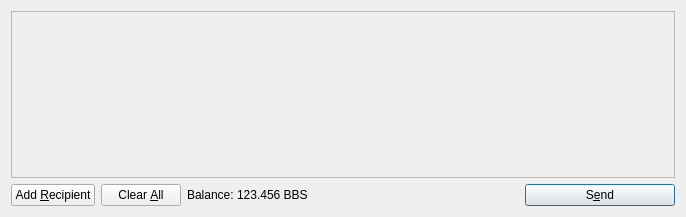
<?xml version="1.0" encoding="UTF-8"?>
<ui version="4.0">
 <class>SendCoinsDialog</class>
 <widget class="QDialog" name="SendCoinsDialog">
  <property name="geometry">
   <rect>
    <x>0</x>
    <y>0</y>
    <width>686</width>
    <height>217</height>
   </rect>
  </property>
  <property name="windowTitle">
   <string>Send Coins</string>
  </property>
  <layout class="QVBoxLayout" name="verticalLayout">
   <item>
    <widget class="QScrollArea" name="scrollArea">
     <property name="widgetResizable">
      <bool>true</bool>
     </property>
     <widget class="QWidget" name="scrollAreaWidgetContents">
      <property name="geometry">
       <rect>
        <x>0</x>
        <y>0</y>
        <width>666</width>
        <height>165</height>
       </rect>
      </property>
      <layout class="QVBoxLayout" name="verticalLayout_2">
       <property name="margin">
        <number>0</number>
       </property>
       <item>
        <layout class="QVBoxLayout" name="entries">
         <property name="spacing">
          <number>6</number>
         </property>
        </layout>
       </item>
       <item>
        <spacer name="verticalSpacer">
         <property name="orientation">
          <enum>Qt::Vertical</enum>
         </property>
         <property name="sizeHint" stdset="0">
          <size>
           <width>20</width>
           <height>40</height>
          </size>
         </property>
        </spacer>
       </item>
      </layout>
     </widget>
    </widget>
   </item>
   <item>
    <layout class="QHBoxLayout" name="horizontalLayout">
     <item>
      <widget class="QPushButton" name="addButton">
       <property name="toolTip">
        <string>Send to multiple recipients at once</string>
       </property>
       <property name="text">
        <string>Add &amp;Recipient</string>
       </property>
       <property name="icon">
        <iconset resource="../bitcoin.qrc">
         <normaloff>:/icons/add</normaloff>:/icons/add</iconset>
       </property>
       <property name="autoDefault">
        <bool>false</bool>
       </property>
      </widget>
     </item>
     <item>
      <widget class="QPushButton" name="clearButton">
       <property name="sizePolicy">
        <sizepolicy hsizetype="Minimum" vsizetype="Fixed">
         <horstretch>0</horstretch>
         <verstretch>0</verstretch>
        </sizepolicy>
       </property>
       <property name="toolTip">
        <string>Remove all transaction fields</string>
       </property>
       <property name="text">
        <string>Clear &amp;All</string>
       </property>
       <property name="icon">
        <iconset resource="../bitcoin.qrc">
         <normaloff>:/icons/remove</normaloff>:/icons/remove</iconset>
       </property>
       <property name="autoRepeatDelay">
        <number>300</number>
       </property>
       <property name="autoDefault">
        <bool>false</bool>
       </property>
      </widget>
     </item>
     <item>
      <layout class="QHBoxLayout" name="horizontalLayout_2">
       <property name="spacing">
        <number>3</number>
       </property>
       <item>
        <widget class="QLabel" name="label">
         <property name="text">
          <string>Balance:</string>
         </property>
        </widget>
       </item>
       <item>
        <widget class="QLabel" name="labelBalance">
         <property name="cursor">
          <cursorShape>IBeamCursor</cursorShape>
         </property>
         <property name="text">
          <string>123.456 BBS</string>
         </property>
         <property name="textInteractionFlags">
          <set>Qt::LinksAccessibleByMouse|Qt::TextSelectableByKeyboard|Qt::TextSelectableByMouse</set>
         </property>
        </widget>
       </item>
      </layout>
     </item>
     <item>
      <spacer name="horizontalSpacer">
       <property name="orientation">
        <enum>Qt::Horizontal</enum>
       </property>
       <property name="sizeHint" stdset="0">
        <size>
         <width>40</width>
         <height>20</height>
        </size>
       </property>
      </spacer>
     </item>
     <item>
      <widget class="QPushButton" name="sendButton">
       <property name="minimumSize">
        <size>
         <width>150</width>
         <height>0</height>
        </size>
       </property>
       <property name="toolTip">
        <string>Confirm the send action</string>
       </property>
       <property name="text">
        <string>S&amp;end</string>
       </property>
       <property name="icon">
        <iconset resource="../bitcoin.qrc">
         <normaloff>:/icons/send</normaloff>:/icons/send</iconset>
       </property>
       <property name="default">
        <bool>true</bool>
       </property>
      </widget>
     </item>
    </layout>
   </item>
  </layout>
 </widget>
 <resources>
  <include location="../bitcoin.qrc"/>
 </resources>
 <connections/>
</ui>
